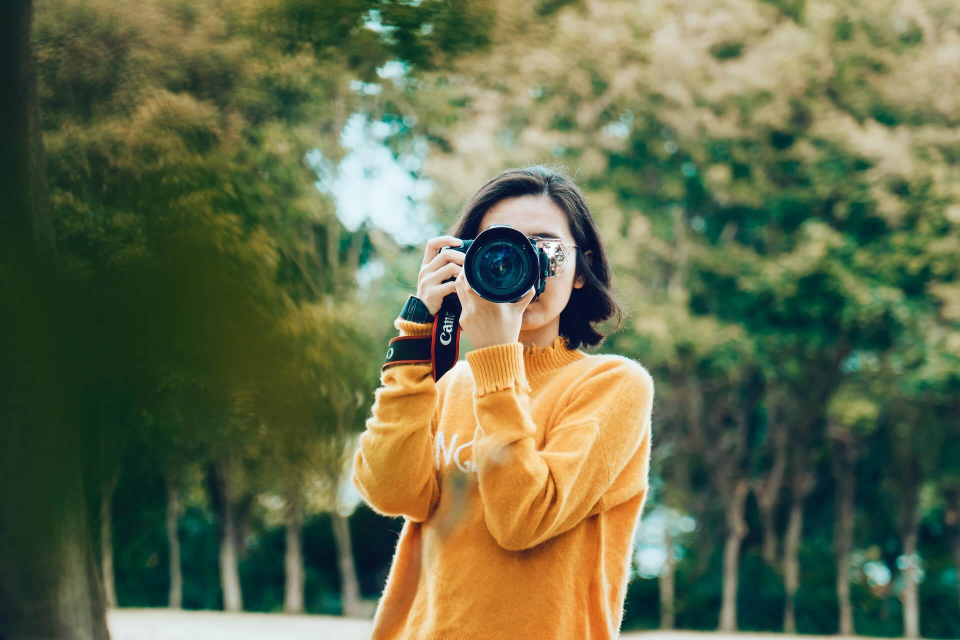
//> input picture openCV/c++/book/images/test.jpg, 1920 x 1280 px (shown at 1/2 size)
$ ./book   (built with g++ and OpenCV 4)
//> lines starting //> are read from the running program, lines starting //| are printed output that depends on the picture
#include <opencv2/opencv.hpp>
#include <iostream>

cv::Mat img;

void handlePos(int size , void *) {
    cv::resize(img, img , cv::Size(size,size));
    cv::imshow("test",img);
}

int main( int argc, char* argv[] ) {
    cv::Mat img = cv::imread("../images/test.jpg");
//> img is the input picture: 1280 rows x 1920 cols, CV_8UC3; mean B, G, R 75.7, 108.2, 100.7

    cv::Mat gray = img;
    cv::cvtColor(gray, gray, cv::COLOR_BGR2GRAY);
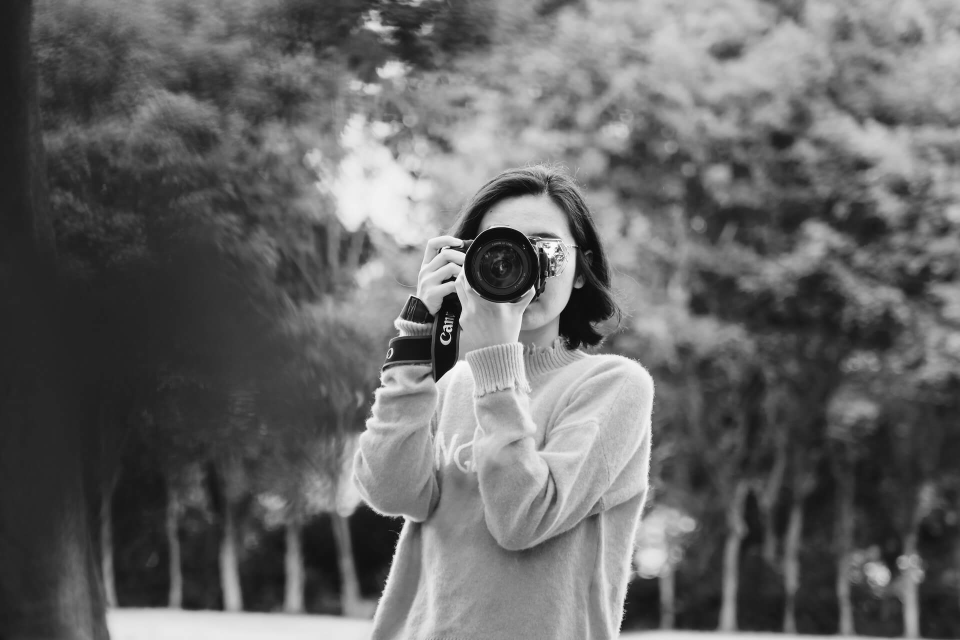
//> gray: 1280 rows x 1920 cols, CV_8UC1 (shown at 1/2 size); min 1, max 255, mean 102.2

    cv::pyrDown(gray,gray);
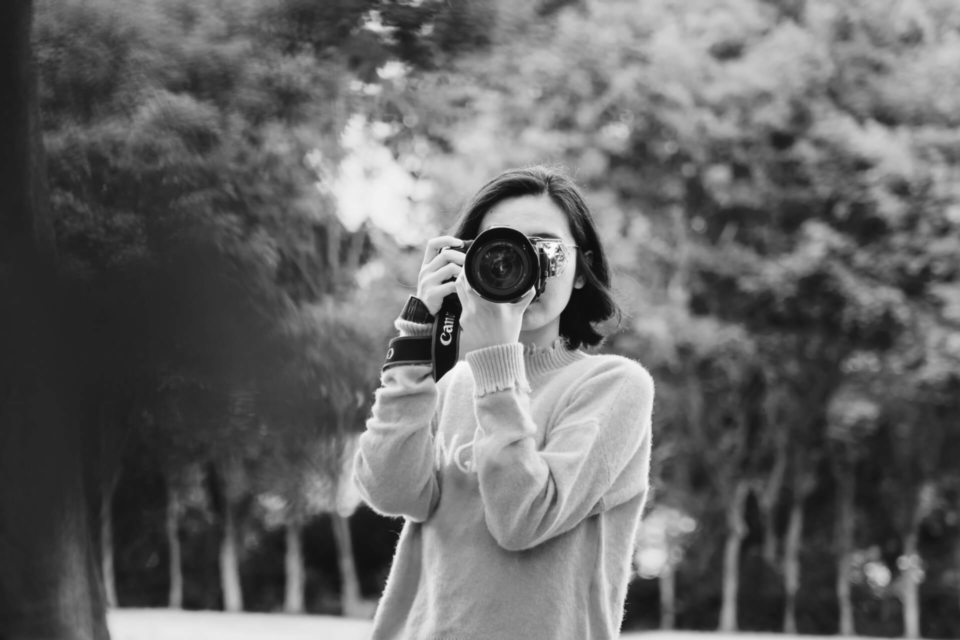
//> gray: 640 rows x 960 cols, CV_8UC1; min 11, max 250, mean 102.2
    cv::pyrDown(img,img);
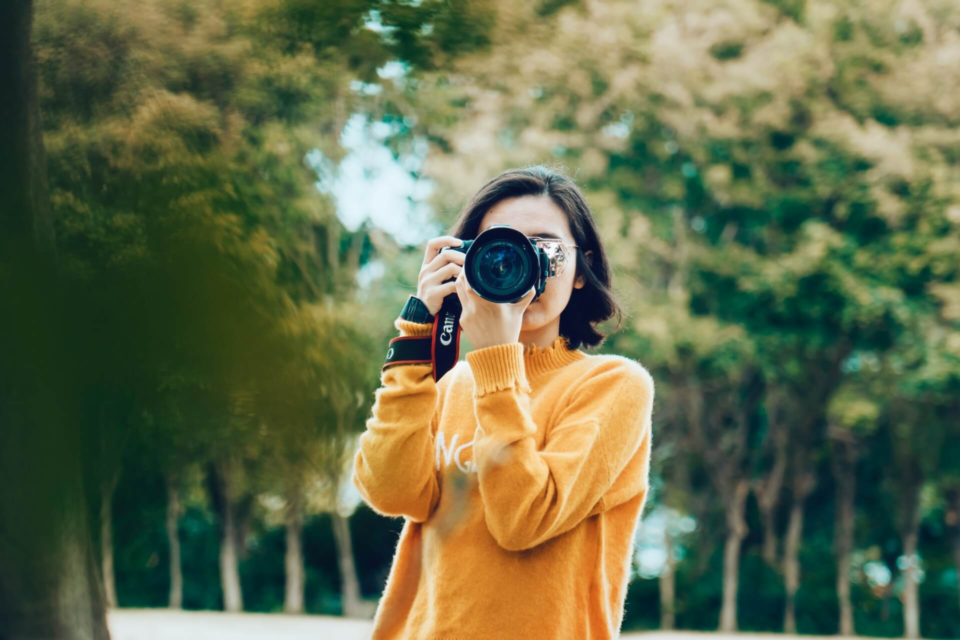
//> img: 640 rows x 960 cols, CV_8UC3; mean B, G, R 75.6, 108.2, 100.6
    cv::Canny(gray, gray, 10, 100 ,3, true);
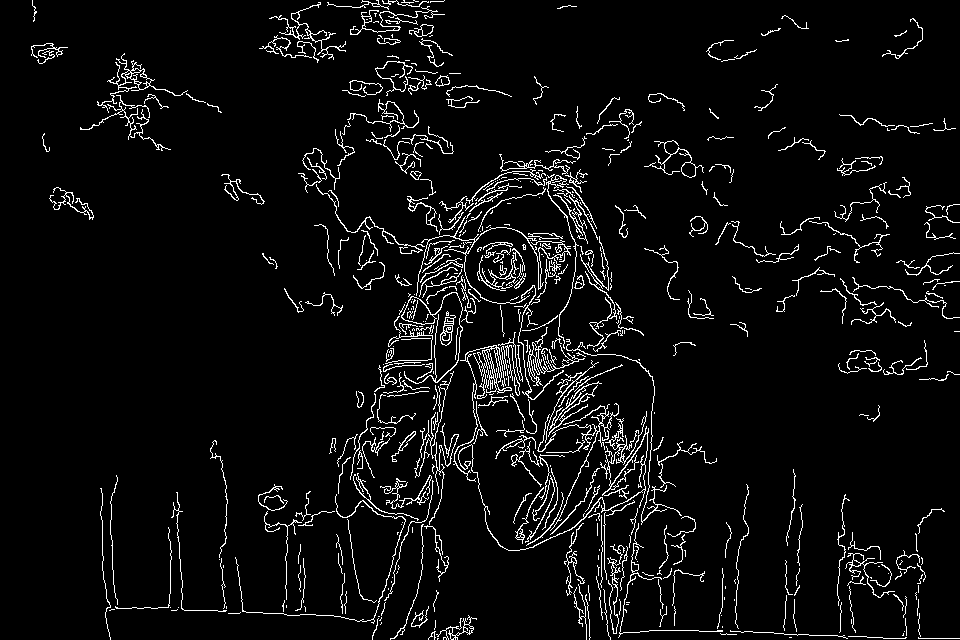
//> gray: 640 rows x 960 cols, CV_8UC1; 5.1% white in thin lines or dots
    cv::imshow("test",gray);
    cv::imshow("tes",img);
    cv::waitKey(0);
    // [39 lines of commented-out code are left out]
}

// [98 lines of commented-out code are left out]
